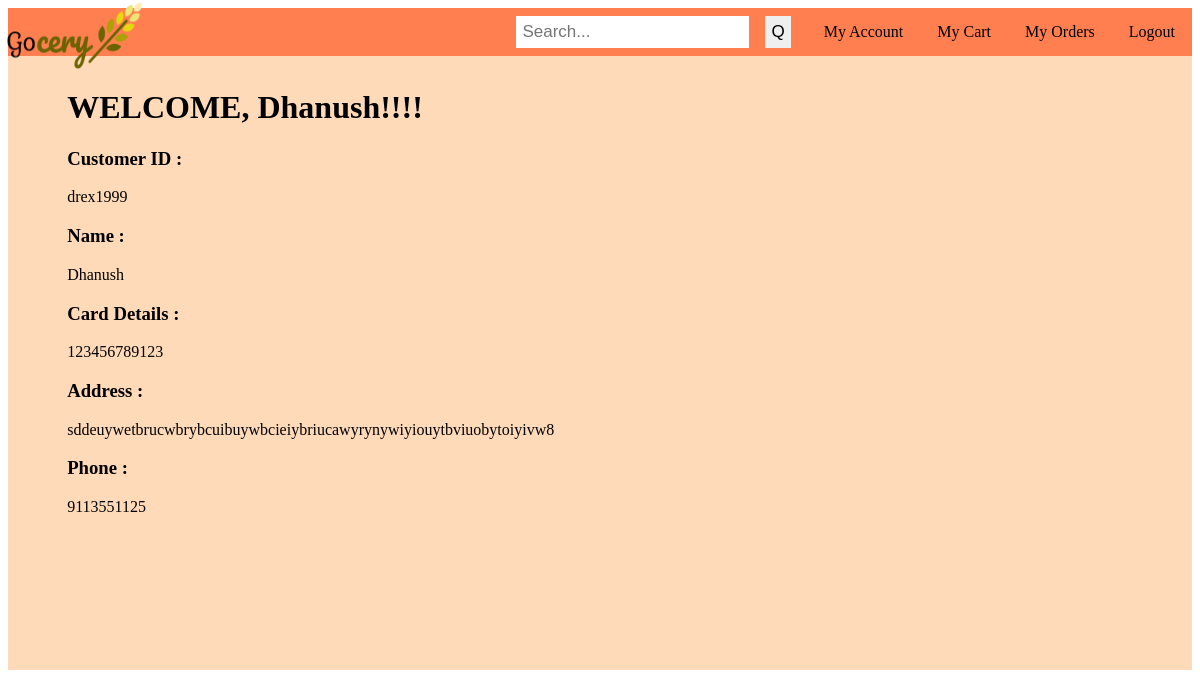
The page /PHP/acc.php (signed in) on the database its author committed.
### tables this page shows
CREATE TABLE IF NOT EXISTS `accounts` (
  `custid` varchar(200) NOT NULL,
  `password` varchar(20) NOT NULL,
  `ccno` varchar(12) NOT NULL,
  `address` longtext NOT NULL,
  `Name` varchar(30) NOT NULL,
  `phno` varchar(10) NOT NULL,
  PRIMARY KEY (`custid`)
);

### PHP/acc.php (the view, shortened to what this page needs)
<!DOCTYPE html>
	<body>
<ul>
  <li><a href="logout.php">Logout</a></li>
  <li><a href="myorders.php">My Orders</a></li>
  <li><a href="mycart.php">My Cart</a></li>
  <li><a href="acc.php">My Account</a></li>
    <li>
      <input type="button" onclick="myFunction()" value="Q" ></input>
<input type="search" id="mySearch" placeholder="Search...">
  </li>
</ul>
<a href="main.php"><img id="logo" src="logo.png" alt="Image" width="100" height="20"></a>
<?php
$acc= $_SESSION["id"];
$servername = "localhost";
$username = "root";
$password = "";
$dbname = "gocery";
$conn = new mysqli($servername, $username, $password, $dbname);
$sql = "SELECT * FROM `accounts` WHERE custid='$acc' ";
$result = $conn->query($sql);
if ($result->num_rows > 0) {
    while($row = $result->fetch_assoc()) {
		echo "<div id=\"acc\"><h1>WELCOME, ".$row["Name"]."!!!!</h1>";
        echo "<h3>Customer ID : </h3>".$row["custid"]."<br><h3>Name : </h3>".$row["Name"]."<br><h3>Card Details : </h3>".$row["ccno"]."<br><h3>Address : </h3>".$row["address"]."<br><h3>Phone : </h3>".$row["phno"]."</td></tr></div>";
    }
} else {
    echo "<br><br><h4>0 Results</h4>";
}
?>
</body>
</html>

### PHP/acc.php (style rules this page uses)
div { background-color:peachpuff; padding-left:5%; padding-top:1%; font-family: "Lucida Handwriting", cursive; padding-bottom:13%; }
ul { list-style-type: none; margin: 0; padding: 0; overflow: hidden; background-color:coral; box-sizing: border-box; position:sticky; top: 0; }
li { float: right; }
li a { display: block; color: black; text-align: right; padding: 15px 17px; text-decoration: none; }
#logo { position:fixed; top:0px; left:0px; height:9%; width:12%; }
input[type=search] { float: right; padding: 6px; border: none; margin-top: 8px; margin-right: 16px; font-size: 17px; }
input[type=button] { float: right; padding: 6px; border: none; margin-top: 8px; margin-right: 16px; margin-left:0px; font-size: 17px; }

### rows shown on the page
accounts: Name "Dhanush", custid "drex1999", ccno "123456789123", address "sddeuywetbrucwbrybcuibuywbcieiybriucawyrynywiyiouytbviuobytoiyivw8", phno "9113551125"
